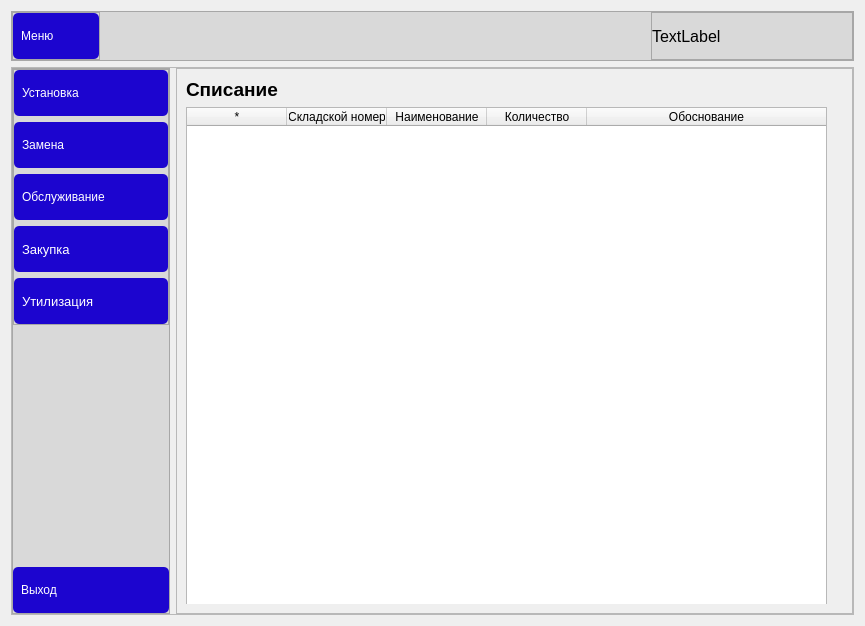
<?xml version="1.0" encoding="UTF-8"?>
<ui version="4.0">
 <class>Form</class>
 <widget class="QWidget" name="Form">
  <property name="geometry">
   <rect>
    <x>0</x>
    <y>0</y>
    <width>854</width>
    <height>626</height>
   </rect>
  </property>
  <property name="windowTitle">
   <string>Form</string>
  </property>
  <property name="styleSheet">
   <string notr="true">QPushButton {
	font: 10pt &quot;Arial&quot;;
	text-align: left;
	padding: 8px;
	background-color: #1c05cf;
	color: #ffffff;
	border-radius: 5px;
	width: 140px;
	height: 30px;

}

QPushButton:pressed {
	font: 10pt &quot;Arial&quot;;
	text-align: left;
	padding: 10px;
	background-color: #130390;
	color: #ffffff;
	border-radius: 5px;
	width: 140px;
	height: 30px;
}</string>
  </property>
  <layout class="QVBoxLayout" name="verticalLayout">
   <item>
    <widget class="QFrame" name="frame">
     <property name="minimumSize">
      <size>
       <width>0</width>
       <height>50</height>
      </size>
     </property>
     <property name="maximumSize">
      <size>
       <width>16777215</width>
       <height>50</height>
      </size>
     </property>
     <property name="styleSheet">
      <string notr="true">background-color: rgb(217, 217, 217);</string>
     </property>
     <property name="frameShape">
      <enum>QFrame::StyledPanel</enum>
     </property>
     <property name="frameShadow">
      <enum>QFrame::Raised</enum>
     </property>
     <layout class="QHBoxLayout" name="horizontalLayout_2">
      <property name="leftMargin">
       <number>0</number>
      </property>
      <property name="topMargin">
       <number>0</number>
      </property>
      <property name="rightMargin">
       <number>0</number>
      </property>
      <property name="bottomMargin">
       <number>0</number>
      </property>
      <item alignment="Qt::AlignLeft">
       <widget class="QFrame" name="frame_5">
        <property name="frameShape">
         <enum>QFrame::StyledPanel</enum>
        </property>
        <property name="frameShadow">
         <enum>QFrame::Raised</enum>
        </property>
        <layout class="QHBoxLayout" name="horizontalLayout_3">
         <property name="leftMargin">
          <number>0</number>
         </property>
         <property name="topMargin">
          <number>0</number>
         </property>
         <property name="rightMargin">
          <number>0</number>
         </property>
         <property name="bottomMargin">
          <number>0</number>
         </property>
         <item>
          <widget class="QPushButton" name="menu_button">
           <property name="sizePolicy">
            <sizepolicy hsizetype="Fixed" vsizetype="Fixed">
             <horstretch>0</horstretch>
             <verstretch>0</verstretch>
            </sizepolicy>
           </property>
           <property name="styleSheet">
            <string notr="true">QPushButton {
	font: 10pt &quot;Arial&quot;;
	text-align: left;
	padding: 8px;
	background-color: #1c05cf;
	color: #ffffff;
	border-radius: 5px;
	width: 70px;
	height: 30px;

}

QPushButton:pressed {
	font: 10pt &quot;Arial&quot;;
	text-align: left;
	padding: 10px;
	background-color: #130390;
	color: #ffffff;
	border-radius: 5px;
	width: 70px;
	height: 30px;
}</string>
           </property>
           <property name="text">
            <string>Меню</string>
           </property>
           <property name="icon">
            <iconset>
             <normaloff>:/icons/icons/menu.svg</normaloff>:/icons/icons/menu.svg</iconset>
           </property>
           <property name="iconSize">
            <size>
             <width>20</width>
             <height>20</height>
            </size>
           </property>
          </widget>
         </item>
        </layout>
       </widget>
      </item>
      <item alignment="Qt::AlignRight">
       <widget class="QFrame" name="frame_6">
        <property name="sizePolicy">
         <sizepolicy hsizetype="Expanding" vsizetype="Preferred">
          <horstretch>0</horstretch>
          <verstretch>0</verstretch>
         </sizepolicy>
        </property>
        <property name="frameShape">
         <enum>QFrame::StyledPanel</enum>
        </property>
        <property name="frameShadow">
         <enum>QFrame::Raised</enum>
        </property>
        <layout class="QHBoxLayout" name="horizontalLayout_4">
         <property name="leftMargin">
          <number>0</number>
         </property>
         <property name="topMargin">
          <number>0</number>
         </property>
         <property name="rightMargin">
          <number>0</number>
         </property>
         <property name="bottomMargin">
          <number>0</number>
         </property>
         <item>
          <widget class="QLabel" name="user_nick">
           <property name="minimumSize">
            <size>
             <width>200</width>
             <height>0</height>
            </size>
           </property>
           <property name="maximumSize">
            <size>
             <width>250</width>
             <height>16777215</height>
            </size>
           </property>
           <property name="font">
            <font>
             <pointsize>12</pointsize>
             <weight>50</weight>
             <bold>false</bold>
            </font>
           </property>
           <property name="styleSheet">
            <string notr="true">qproperty-alignment: AlignRight;</string>
           </property>
           <property name="text">
            <string>TextLabel</string>
           </property>
          </widget>
         </item>
        </layout>
       </widget>
      </item>
     </layout>
    </widget>
   </item>
   <item>
    <widget class="QFrame" name="frame_2">
     <property name="sizePolicy">
      <sizepolicy hsizetype="Preferred" vsizetype="Expanding">
       <horstretch>0</horstretch>
       <verstretch>0</verstretch>
      </sizepolicy>
     </property>
     <property name="frameShape">
      <enum>QFrame::StyledPanel</enum>
     </property>
     <property name="frameShadow">
      <enum>QFrame::Raised</enum>
     </property>
     <layout class="QHBoxLayout" name="horizontalLayout">
      <property name="leftMargin">
       <number>0</number>
      </property>
      <property name="topMargin">
       <number>0</number>
      </property>
      <property name="rightMargin">
       <number>0</number>
      </property>
      <property name="bottomMargin">
       <number>0</number>
      </property>
      <item>
       <widget class="QFrame" name="side_menu">
        <property name="sizePolicy">
         <sizepolicy hsizetype="Preferred" vsizetype="Preferred">
          <horstretch>0</horstretch>
          <verstretch>0</verstretch>
         </sizepolicy>
        </property>
        <property name="minimumSize">
         <size>
          <width>0</width>
          <height>50</height>
         </size>
        </property>
        <property name="maximumSize">
         <size>
          <width>160</width>
          <height>10000</height>
         </size>
        </property>
        <property name="styleSheet">
         <string notr="true">background-color: rgb(217, 217, 217);</string>
        </property>
        <property name="frameShape">
         <enum>QFrame::StyledPanel</enum>
        </property>
        <property name="frameShadow">
         <enum>QFrame::Raised</enum>
        </property>
        <layout class="QVBoxLayout" name="verticalLayout_3">
         <property name="leftMargin">
          <number>0</number>
         </property>
         <property name="topMargin">
          <number>0</number>
         </property>
         <property name="rightMargin">
          <number>0</number>
         </property>
         <property name="bottomMargin">
          <number>0</number>
         </property>
         <item alignment="Qt::AlignLeft|Qt::AlignTop">
          <widget class="QFrame" name="frame_7">
           <property name="sizePolicy">
            <sizepolicy hsizetype="Preferred" vsizetype="Preferred">
             <horstretch>0</horstretch>
             <verstretch>0</verstretch>
            </sizepolicy>
           </property>
           <property name="minimumSize">
            <size>
             <width>50</width>
             <height>200</height>
            </size>
           </property>
           <property name="maximumSize">
            <size>
             <width>200</width>
             <height>300</height>
            </size>
           </property>
           <property name="styleSheet">
            <string notr="true">QPushButton {
	font: 10pt &quot;Arial&quot;;
	text-align: left;
	padding: 8px;
	background-color: #1c05cf;
	color: #ffffff;
	border-radius: 5px;
	width: 140px;
	height: 30px;

}

QPushButton:pressed {
	font: 10pt &quot;Arial&quot;;
	text-align: left;
	padding: 10px;
	background-color: #130390;
	color: #ffffff;
	border-radius: 5px;
	width: 140px;
	height: 30px;
}</string>
           </property>
           <property name="frameShape">
            <enum>QFrame::StyledPanel</enum>
           </property>
           <property name="frameShadow">
            <enum>QFrame::Raised</enum>
           </property>
           <layout class="QVBoxLayout" name="verticalLayout_2">
            <property name="leftMargin">
             <number>0</number>
            </property>
            <property name="topMargin">
             <number>0</number>
            </property>
            <property name="rightMargin">
             <number>0</number>
            </property>
            <property name="bottomMargin">
             <number>0</number>
            </property>
            <item>
             <widget class="QPushButton" name="InstallationButton">
              <property name="sizePolicy">
               <sizepolicy hsizetype="Fixed" vsizetype="Fixed">
                <horstretch>0</horstretch>
                <verstretch>0</verstretch>
               </sizepolicy>
              </property>
              <property name="styleSheet">
               <string notr="true"/>
              </property>
              <property name="text">
               <string>Установка</string>
              </property>
              <property name="icon">
               <iconset>
                <normaloff>:/icons/icons/download.svg</normaloff>:/icons/icons/download.svg</iconset>
              </property>
              <property name="iconSize">
               <size>
                <width>20</width>
                <height>20</height>
               </size>
              </property>
             </widget>
            </item>
            <item>
             <widget class="QPushButton" name="ChangeButton">
              <property name="sizePolicy">
               <sizepolicy hsizetype="Fixed" vsizetype="Fixed">
                <horstretch>0</horstretch>
                <verstretch>0</verstretch>
               </sizepolicy>
              </property>
              <property name="text">
               <string>Замена</string>
              </property>
              <property name="icon">
               <iconset>
                <normaloff>:/icons/icons/refresh-ccw.svg</normaloff>:/icons/icons/refresh-ccw.svg</iconset>
              </property>
              <property name="iconSize">
               <size>
                <width>20</width>
                <height>20</height>
               </size>
              </property>
             </widget>
            </item>
            <item>
             <widget class="QPushButton" name="RepairButton">
              <property name="sizePolicy">
               <sizepolicy hsizetype="Fixed" vsizetype="Fixed">
                <horstretch>0</horstretch>
                <verstretch>0</verstretch>
               </sizepolicy>
              </property>
              <property name="text">
               <string>Обслуживание</string>
              </property>
              <property name="icon">
               <iconset>
                <normaloff>:/icons/icons/settings.svg</normaloff>:/icons/icons/settings.svg</iconset>
              </property>
              <property name="iconSize">
               <size>
                <width>20</width>
                <height>20</height>
               </size>
              </property>
             </widget>
            </item>
            <item>
             <widget class="QPushButton" name="PurchaseButton">
              <property name="sizePolicy">
               <sizepolicy hsizetype="Fixed" vsizetype="Fixed">
                <horstretch>0</horstretch>
                <verstretch>0</verstretch>
               </sizepolicy>
              </property>
              <property name="font">
               <font>
                <family>Arial</family>
                <pointsize>10</pointsize>
                <weight>50</weight>
                <italic>false</italic>
                <bold>false</bold>
               </font>
              </property>
              <property name="text">
               <string>Закупка</string>
              </property>
              <property name="icon">
               <iconset>
                <normaloff>:/newPrefix/icons/ruble.svg</normaloff>:/newPrefix/icons/ruble.svg</iconset>
              </property>
              <property name="iconSize">
               <size>
                <width>20</width>
                <height>20</height>
               </size>
              </property>
             </widget>
            </item>
            <item>
             <widget class="QPushButton" name="UtilizationButton">
              <property name="sizePolicy">
               <sizepolicy hsizetype="Fixed" vsizetype="Fixed">
                <horstretch>0</horstretch>
                <verstretch>0</verstretch>
               </sizepolicy>
              </property>
              <property name="minimumSize">
               <size>
                <width>116</width>
                <height>0</height>
               </size>
              </property>
              <property name="font">
               <font>
                <family>Arial</family>
                <pointsize>10</pointsize>
                <weight>50</weight>
                <italic>false</italic>
                <bold>false</bold>
               </font>
              </property>
              <property name="text">
               <string>Утилизация</string>
              </property>
              <property name="icon">
               <iconset>
                <normaloff>:/icons/icons/trash-2.svg</normaloff>:/icons/icons/trash-2.svg</iconset>
              </property>
              <property name="iconSize">
               <size>
                <width>20</width>
                <height>20</height>
               </size>
              </property>
             </widget>
            </item>
           </layout>
          </widget>
         </item>
         <item>
          <widget class="QPushButton" name="exit_button">
           <property name="styleSheet">
            <string notr="true">QPushButton {
	font: 10pt &quot;Arial&quot;;
	text-align: left;
	padding: 8px;
	background-color: #1c05cf;
	color: #ffffff;
	border-radius: 5px;
	width: 140px;
	height: 30px;

}

QPushButton:pressed {
	font: 10pt &quot;Arial&quot;;
	text-align: left;
	padding: 10px;
	background-color: #130390;
	color: #ffffff;
	border-radius: 5px;
	width: 140px;
	height: 30px;
}</string>
           </property>
           <property name="text">
            <string>Выход</string>
           </property>
           <property name="icon">
            <iconset>
             <normaloff>:/icons/icons/corner-down-left.svg</normaloff>:/icons/icons/corner-down-left.svg</iconset>
           </property>
          </widget>
         </item>
        </layout>
       </widget>
      </item>
      <item>
       <widget class="QFrame" name="frame_3">
        <property name="sizePolicy">
         <sizepolicy hsizetype="Preferred" vsizetype="Preferred">
          <horstretch>0</horstretch>
          <verstretch>0</verstretch>
         </sizepolicy>
        </property>
        <property name="frameShape">
         <enum>QFrame::StyledPanel</enum>
        </property>
        <property name="frameShadow">
         <enum>QFrame::Raised</enum>
        </property>
        <layout class="QGridLayout" name="gridLayout">
         <item row="0" column="0">
          <widget class="QStackedWidget" name="stackedWidget">
           <property name="sizePolicy">
            <sizepolicy hsizetype="Expanding" vsizetype="Preferred">
             <horstretch>0</horstretch>
             <verstretch>0</verstretch>
            </sizepolicy>
           </property>
           <property name="currentIndex">
            <number>5</number>
           </property>
           <widget class="QWidget" name="page"/>
           <widget class="QWidget" name="page_2">
            <layout class="QFormLayout" name="formLayout_4">
             <item row="0" column="0">
              <widget class="QLabel" name="label_21">
               <property name="text">
                <string>Наименование</string>
               </property>
              </widget>
             </item>
             <item row="0" column="1">
              <widget class="QLineEdit" name="Name_5">
               <property name="styleSheet">
                <string notr="true">QLineEdit{
	border-radius: 12px;
	height: 25px;
	width: 150px;
}</string>
               </property>
              </widget>
             </item>
             <item row="1" column="0">
              <widget class="QLabel" name="label_20">
               <property name="text">
                <string>Количество</string>
               </property>
              </widget>
             </item>
             <item row="1" column="1">
              <widget class="QSpinBox" name="Quantity_5">
               <property name="styleSheet">
                <string notr="true">QSpinBox{
	border-radius: 12px;
	height: 25px;
	width: 150px;
}</string>
               </property>
              </widget>
             </item>
             <item row="2" column="0">
              <widget class="QLabel" name="label_22">
               <property name="text">
                <string>Складской номер</string>
               </property>
              </widget>
             </item>
             <item row="2" column="1">
              <widget class="QLineEdit" name="Number_4">
               <property name="styleSheet">
                <string notr="true">QLineEdit{
	border-radius: 12px;
	height: 25px;
	width: 150px;
}</string>
               </property>
              </widget>
             </item>
             <item row="3" column="0">
              <widget class="QLabel" name="label_19">
               <property name="text">
                <string>Кабинет</string>
               </property>
              </widget>
             </item>
             <item row="3" column="1">
              <widget class="QComboBox" name="PlaceCB_3">
               <property name="styleSheet">
                <string notr="true">QComboBox{
	border-radius: 12px;
	height: 25px;
	width: 150px;
}</string>
               </property>
               <item>
                <property name="text">
                 <string>-</string>
                </property>
               </item>
               <item>
                <property name="text">
                 <string>404</string>
                </property>
               </item>
               <item>
                <property name="text">
                 <string>405</string>
                </property>
               </item>
               <item>
                <property name="text">
                 <string>406</string>
                </property>
               </item>
               <item>
                <property name="text">
                 <string>407</string>
                </property>
               </item>
               <item>
                <property name="text">
                 <string>408</string>
                </property>
               </item>
              </widget>
             </item>
             <item row="4" column="1">
              <spacer name="verticalSpacer_6">
               <property name="orientation">
                <enum>Qt::Vertical</enum>
               </property>
               <property name="sizeHint" stdset="0">
                <size>
                 <width>533</width>
                 <height>165</height>
                </size>
               </property>
              </spacer>
             </item>
             <item row="5" column="1">
              <widget class="QPushButton" name="InstallationSendButton">
               <property name="styleSheet">
                <string notr="true">QPushButton {
	background-color: #1c05cf;
	color: #ffffff;
	border-radius: 12px;
	width: 75px;
	height: 25px;
	font-weight: bold
}

QPushButton:pressed {
	background-color: #130390;
	color: #ffffff;
	border-radius: 12px;
	width: 75px;
	height: 25px;
}</string>
               </property>
               <property name="text">
                <string>Отправить</string>
               </property>
              </widget>
             </item>
             <item row="6" column="1">
              <spacer name="verticalSpacer_7">
               <property name="orientation">
                <enum>Qt::Vertical</enum>
               </property>
               <property name="sizeHint" stdset="0">
                <size>
                 <width>533</width>
                 <height>164</height>
                </size>
               </property>
              </spacer>
             </item>
            </layout>
           </widget>
           <widget class="QWidget" name="page_3">
            <layout class="QFormLayout" name="formLayout_3">
             <item row="0" column="0">
              <widget class="QLabel" name="label_12">
               <property name="text">
                <string>Старое
наименование</string>
               </property>
              </widget>
             </item>
             <item row="0" column="1">
              <widget class="QLineEdit" name="Name_3">
               <property name="styleSheet">
                <string notr="true">QLineEdit{
	border-radius: 12px;
	height: 25px;
	width: 150px;
}</string>
               </property>
              </widget>
             </item>
             <item row="1" column="0">
              <widget class="QLabel" name="label_15">
               <property name="text">
                <string>Количество</string>
               </property>
              </widget>
             </item>
             <item row="1" column="1">
              <widget class="QSpinBox" name="Quantity_3">
               <property name="styleSheet">
                <string notr="true">QSpinBox{
	border-radius: 12px;
	height: 25px;
	width: 150px;
}</string>
               </property>
              </widget>
             </item>
             <item row="2" column="0">
              <widget class="QLabel" name="label_13">
               <property name="text">
                <string>Складской номер</string>
               </property>
              </widget>
             </item>
             <item row="2" column="1">
              <widget class="QLineEdit" name="Number_2">
               <property name="styleSheet">
                <string notr="true">QLineEdit{
	border-radius: 12px;
	height: 25px;
	width: 150px;
}</string>
               </property>
              </widget>
             </item>
             <item row="3" column="0">
              <widget class="QLabel" name="label_17">
               <property name="text">
                <string>Новое
наименование</string>
               </property>
              </widget>
             </item>
             <item row="3" column="1">
              <widget class="QLineEdit" name="Name_4">
               <property name="styleSheet">
                <string notr="true">QLineEdit{
	border-radius: 12px;
	height: 25px;
	width: 150px;
}</string>
               </property>
              </widget>
             </item>
             <item row="4" column="0">
              <widget class="QLabel" name="label_16">
               <property name="text">
                <string>Количество</string>
               </property>
              </widget>
             </item>
             <item row="4" column="1">
              <widget class="QSpinBox" name="Quantity_4">
               <property name="styleSheet">
                <string notr="true">QSpinBox{
	border-radius: 12px;
	height: 25px;
	width: 150px;
}</string>
               </property>
              </widget>
             </item>
             <item row="5" column="0">
              <widget class="QLabel" name="label_18">
               <property name="text">
                <string>Складской номер</string>
               </property>
              </widget>
             </item>
             <item row="5" column="1">
              <widget class="QLineEdit" name="Number_3">
               <property name="styleSheet">
                <string notr="true">QLineEdit{
	border-radius: 12px;
	height: 25px;
	width: 150px;
}</string>
               </property>
              </widget>
             </item>
             <item row="6" column="0">
              <widget class="QLabel" name="label_14">
               <property name="text">
                <string>Кабинет</string>
               </property>
              </widget>
             </item>
             <item row="6" column="1">
              <widget class="QComboBox" name="PlaceCB_2">
               <property name="styleSheet">
                <string notr="true">QComboBox{
	border-radius: 12px;
	height: 25px;
	width: 150px;
}</string>
               </property>
               <item>
                <property name="text">
                 <string>-</string>
                </property>
               </item>
               <item>
                <property name="text">
                 <string>404</string>
                </property>
               </item>
               <item>
                <property name="text">
                 <string>405</string>
                </property>
               </item>
               <item>
                <property name="text">
                 <string>406</string>
                </property>
               </item>
               <item>
                <property name="text">
                 <string>407</string>
                </property>
               </item>
               <item>
                <property name="text">
                 <string>408</string>
                </property>
               </item>
              </widget>
             </item>
             <item row="7" column="1">
              <spacer name="verticalSpacer_5">
               <property name="orientation">
                <enum>Qt::Vertical</enum>
               </property>
               <property name="sizeHint" stdset="0">
                <size>
                 <width>533</width>
                 <height>115</height>
                </size>
               </property>
              </spacer>
             </item>
             <item row="8" column="1">
              <widget class="QPushButton" name="ChangeSendButton">
               <property name="styleSheet">
                <string notr="true">QPushButton {
	background-color: #1c05cf;
	color: #ffffff;
	border-radius: 12px;
	width: 75px;
	height: 25px;
	font-weight: bold
}

QPushButton:pressed {
	background-color: #130390;
	color: #ffffff;
	border-radius: 12px;
	width: 75px;
	height: 25px;
}</string>
               </property>
               <property name="text">
                <string>Отправить</string>
               </property>
              </widget>
             </item>
             <item row="9" column="1">
              <spacer name="verticalSpacer_4">
               <property name="orientation">
                <enum>Qt::Vertical</enum>
               </property>
               <property name="sizeHint" stdset="0">
                <size>
                 <width>533</width>
                 <height>115</height>
                </size>
               </property>
              </spacer>
             </item>
            </layout>
           </widget>
           <widget class="QWidget" name="page_4">
            <layout class="QFormLayout" name="formLayout_2">
             <item row="0" column="0">
              <widget class="QLabel" name="label_9">
               <property name="text">
                <string>Наименование</string>
               </property>
              </widget>
             </item>
             <item row="0" column="1">
              <widget class="QLineEdit" name="Name_2">
               <property name="styleSheet">
                <string notr="true">QLineEdit{
	border-radius: 12px;
	height: 25px;
	width: 150px;
}</string>
               </property>
              </widget>
             </item>
             <item row="1" column="0">
              <widget class="QLabel" name="label_7">
               <property name="text">
                <string>Количество</string>
               </property>
              </widget>
             </item>
             <item row="1" column="1">
              <widget class="QSpinBox" name="Quantity_2">
               <property name="styleSheet">
                <string notr="true">QSpinBox{
	border-radius: 12px;
	height: 25px;
	width: 150px;
}</string>
               </property>
              </widget>
             </item>
             <item row="2" column="0">
              <widget class="QLabel" name="label_8">
               <property name="text">
                <string>Складской номер</string>
               </property>
              </widget>
             </item>
             <item row="2" column="1">
              <widget class="QLineEdit" name="Number">
               <property name="styleSheet">
                <string notr="true">QLineEdit{
	border-radius: 12px;
	height: 25px;
	width: 150px;
}</string>
               </property>
              </widget>
             </item>
             <item row="3" column="0">
              <widget class="QLabel" name="label_10">
               <property name="text">
                <string>Кабинет</string>
               </property>
              </widget>
             </item>
             <item row="3" column="1">
              <widget class="QComboBox" name="PlaceCB">
               <property name="styleSheet">
                <string notr="true">QComboBox{
	border-radius: 12px;
	height: 25px;
	width: 150px;
}</string>
               </property>
               <item>
                <property name="text">
                 <string>-</string>
                </property>
               </item>
               <item>
                <property name="text">
                 <string>404</string>
                </property>
               </item>
               <item>
                <property name="text">
                 <string>405</string>
                </property>
               </item>
               <item>
                <property name="text">
                 <string>406</string>
                </property>
               </item>
               <item>
                <property name="text">
                 <string>407</string>
                </property>
               </item>
               <item>
                <property name="text">
                 <string>408</string>
                </property>
               </item>
              </widget>
             </item>
             <item row="5" column="0">
              <widget class="QLabel" name="label_11">
               <property name="text">
                <string>Описание
проблемы</string>
               </property>
              </widget>
             </item>
             <item row="5" column="1">
              <widget class="QTextEdit" name="Reason_2">
               <property name="styleSheet">
                <string notr="true">QTextEdit{
	border-radius: 12px;
	background-color: palette(base);
}</string>
               </property>
              </widget>
             </item>
             <item row="6" column="1">
              <spacer name="verticalSpacer_3">
               <property name="orientation">
                <enum>Qt::Vertical</enum>
               </property>
               <property name="sizeHint" stdset="0">
                <size>
                 <width>535</width>
                 <height>29</height>
                </size>
               </property>
              </spacer>
             </item>
             <item row="7" column="1">
              <widget class="QPushButton" name="RepairSendButton">
               <property name="styleSheet">
                <string notr="true">QPushButton {
	background-color: #1c05cf;
	color: #ffffff;
	border-radius: 12px;
	width: 75px;
	height: 25px;
	font-weight: bold
}

QPushButton:pressed {
	background-color: #130390;
	color: #ffffff;
	border-radius: 12px;
	width: 75px;
	height: 25px;
}</string>
               </property>
               <property name="text">
                <string>Отправить</string>
               </property>
              </widget>
             </item>
             <item row="8" column="1">
              <spacer name="verticalSpacer_2">
               <property name="orientation">
                <enum>Qt::Vertical</enum>
               </property>
               <property name="sizeHint" stdset="0">
                <size>
                 <width>535</width>
                 <height>29</height>
                </size>
               </property>
              </spacer>
             </item>
            </layout>
           </widget>
           <widget class="QWidget" name="page_5">
            <layout class="QFormLayout" name="formLayout">
             <item row="0" column="0">
              <widget class="QLabel" name="label_2">
               <property name="text">
                <string>Наименование</string>
               </property>
              </widget>
             </item>
             <item row="0" column="1">
              <widget class="QLineEdit" name="Name">
               <property name="styleSheet">
                <string notr="true">QLineEdit{
	border-radius: 12px;
	height: 25px;
	width: 150px;
}</string>
               </property>
              </widget>
             </item>
             <item row="1" column="0">
              <widget class="QLabel" name="label_6">
               <property name="text">
                <string>Количесвто</string>
               </property>
              </widget>
             </item>
             <item row="1" column="1">
              <widget class="QSpinBox" name="Quantity">
               <property name="styleSheet">
                <string notr="true">QSpinBox{
	border-radius: 12px;
	height: 25px;
	width: 150px;
}</string>
               </property>
              </widget>
             </item>
             <item row="2" column="0">
              <widget class="QLabel" name="label_3">
               <property name="text">
                <string>Цена</string>
               </property>
              </widget>
             </item>
             <item row="2" column="1">
              <widget class="QLineEdit" name="Price">
               <property name="styleSheet">
                <string notr="true">QLineEdit{
	border-radius: 12px;
	height: 25px;
	width: 150px;
}</string>
               </property>
              </widget>
             </item>
             <item row="3" column="0">
              <widget class="QLabel" name="label_4">
               <property name="text">
                <string>Причина закупки</string>
               </property>
              </widget>
             </item>
             <item row="3" column="1">
              <widget class="QTextEdit" name="Reason">
               <property name="styleSheet">
                <string notr="true">QTextEdit{
	border-radius: 12px;
	background-color: palette(base);
}</string>
               </property>
              </widget>
             </item>
             <item row="4" column="0">
              <widget class="QLabel" name="label_5">
               <property name="text">
                <string>Ссылка</string>
               </property>
              </widget>
             </item>
             <item row="4" column="1">
              <widget class="QLineEdit" name="Link">
               <property name="styleSheet">
                <string notr="true">QLineEdit{
	border-radius: 12px;
	height: 25px;
	width: 150px;
}</string>
               </property>
              </widget>
             </item>
             <item row="5" column="1">
              <widget class="QPushButton" name="PurchaseSendButton">
               <property name="styleSheet">
                <string notr="true">QPushButton {
	background-color: #1c05cf;
	color: #ffffff;
	border-radius: 12px;
	width: 75px;
	height: 25px;
	font-weight: bold
}

QPushButton:pressed {
	background-color: #130390;
	color: #ffffff;
	border-radius: 12px;
	width: 75px;
	height: 25px;
}</string>
               </property>
               <property name="text">
                <string>Оправить запрос на закупку</string>
               </property>
              </widget>
             </item>
            </layout>
           </widget>
           <widget class="QWidget" name="page_6">
            <widget class="QLabel" name="label">
             <property name="geometry">
              <rect>
               <x>0</x>
               <y>0</y>
               <width>659</width>
               <height>23</height>
              </rect>
             </property>
             <property name="font">
              <font>
               <pointsize>14</pointsize>
               <weight>75</weight>
               <bold>true</bold>
              </font>
             </property>
             <property name="text">
              <string>Списание</string>
             </property>
            </widget>
            <widget class="QTableWidget" name="tableWidget">
             <property name="geometry">
              <rect>
               <x>0</x>
               <y>29</y>
               <width>641</width>
               <height>501</height>
              </rect>
             </property>
             <attribute name="horizontalHeaderStretchLastSection">
              <bool>true</bool>
             </attribute>
             <column>
              <property name="text">
               <string>*</string>
              </property>
             </column>
             <column>
              <property name="text">
               <string>Складской номер</string>
              </property>
             </column>
             <column>
              <property name="text">
               <string>Наименование</string>
              </property>
             </column>
             <column>
              <property name="text">
               <string>Количество</string>
              </property>
             </column>
             <column>
              <property name="text">
               <string>Обоснование</string>
              </property>
             </column>
            </widget>
           </widget>
          </widget>
         </item>
        </layout>
       </widget>
      </item>
     </layout>
    </widget>
   </item>
  </layout>
 </widget>
 <resources>
  <include location="icons.qrc"/>
 </resources>
 <connections/>
</ui>
